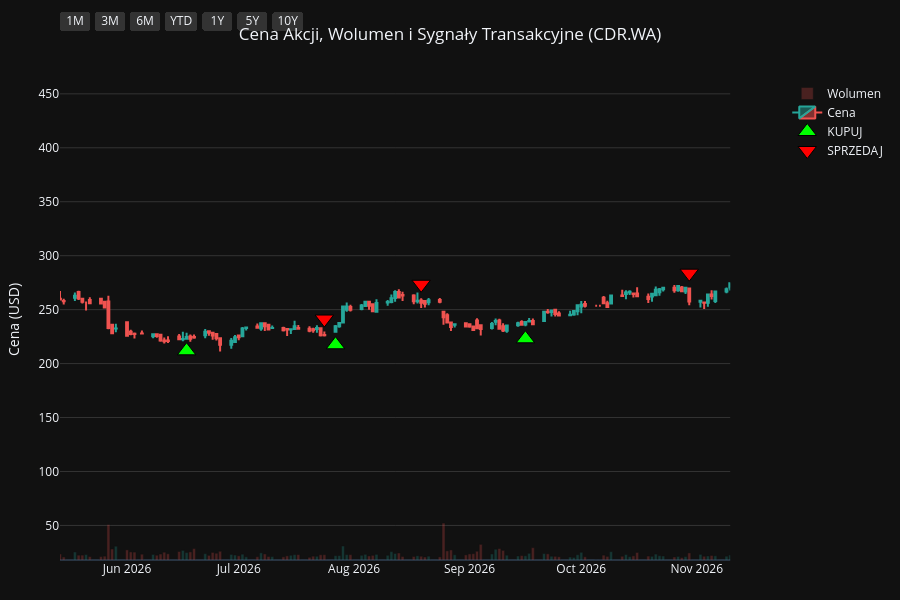
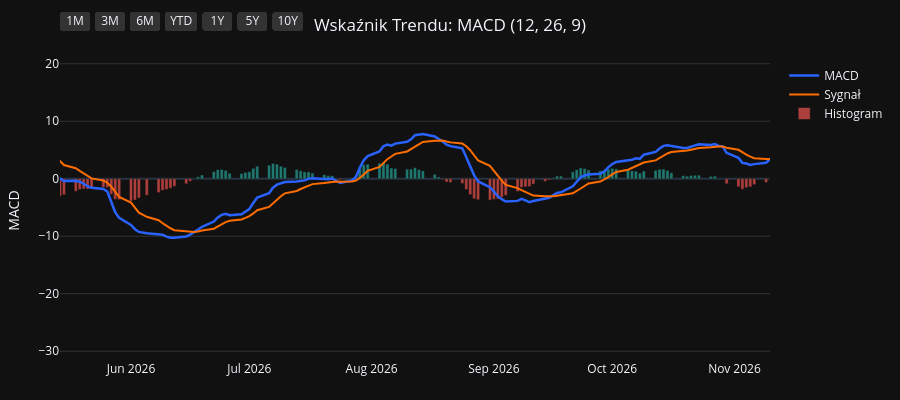
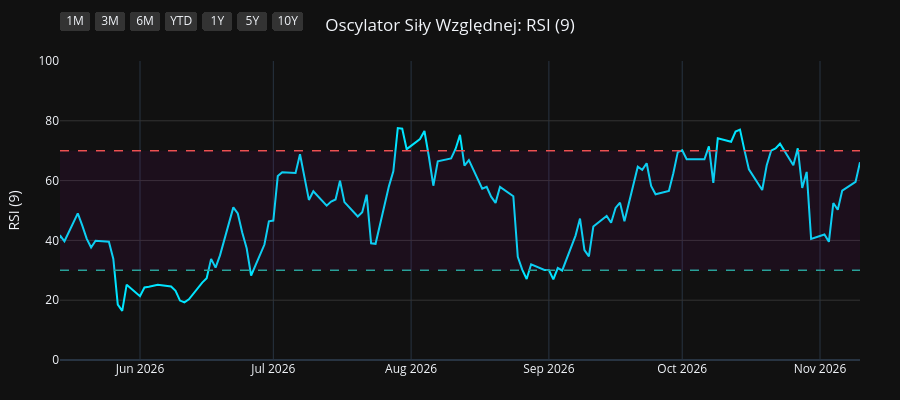
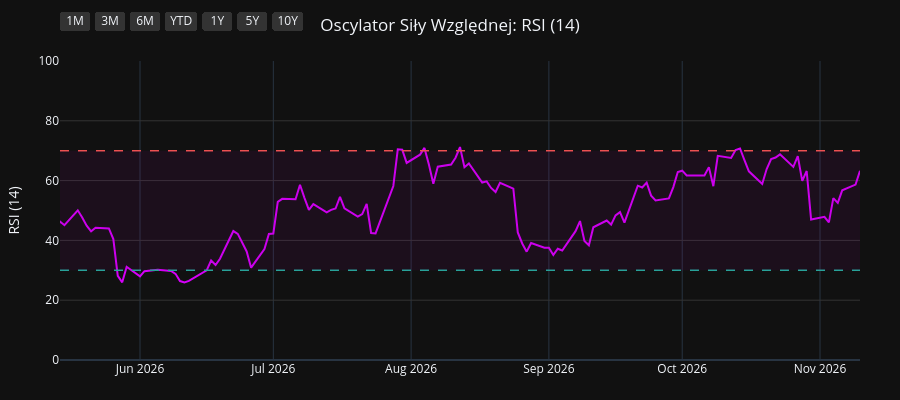

Write notebook code for charts like these, in order.
### Code cell
import os
import yfinance as yf
import pandas as pd
import pandas_ta as ta
import plotly.graph_objects as go
from plotly.subplots import make_subplots

# 1. Pobranie i przygotowanie danych
symbol = os.environ.get("STOCK_TICKER", "").strip().upper()
if not symbol:
    raise RuntimeError("Set STOCK_TICKER before running price_extractor.ipynb")
df = yf.Ticker(symbol).history(period="10y")
df.index = df.index.tz_localize(None)

# Wskaźniki i sygnały
df.ta.macd(fast=12, slow=26, signal=9, append=True)
df.ta.rsi(length=9, append=True)
df.ta.rsi(length=14, append=True)
df.ta.rsi(length=21, append=True)
df.dropna(inplace=True)

macd = df['MACD_12_26_9']
signal = df['MACDs_12_26_9']
wczorajszy_macd = macd.shift(1)
wczorajszy_signal = signal.shift(1)

df['Decyzja'] = 'BRAK'
df.loc[(macd > signal) & (wczorajszy_macd <= wczorajszy_signal), 'Decyzja'] = 'KUPUJ'
df.loc[(macd < signal) & (wczorajszy_macd >= wczorajszy_signal), 'Decyzja'] = 'SPRZEDAJ'

df_kupuj = df[df['Decyzja'] == 'KUPUJ']
df_sprzedaj = df[df['Decyzja'] == 'SPRZEDAJ']
df_dywidendy = df[df['Dividends'] > 0]
df_splity = df[df['Stock Splits'] > 0]

# Wspólna konfiguracja osi X
konfiguracja_osi_x = dict(
    type="date",
    showspikes=True, spikemode="across", spikesnap="cursor", spikedash="dot", spikecolor="#ffffff", spikethickness=1, hoverformat="%Y-%m-%d",
    rangeselector=dict(
        buttons=list([
            dict(count=1, label="1M", step="month", stepmode="backward"),
            dict(count=3, label="3M", step="month", stepmode="backward"),
            dict(count=6, label="6M", step="month", stepmode="backward"),
            dict(count=1, label="YTD", step="year", stepmode="todate"),
            dict(count=1, label="1Y", step="year", stepmode="backward"),
            dict(count=5, label="5Y", step="year", stepmode="backward"),
            dict(step="all", label="10Y")
        ]),
        bgcolor="#333333", activecolor="#2962ff", x=0, y=1.1
    )
)

# ==========================================
# WYKRES 1: CENA + WOLUMEN + SYGNAŁY
# ==========================================
fig1 = make_subplots(specs=[[{"secondary_y": True}]])

kolory_wolumenu = ['#26a69a' if row['Close'] >= row['Open'] else '#ef5350' for index, row in df.iterrows()]
fig1.add_trace(go.Bar(x=df.index, y=df['Volume'], marker_color=kolory_wolumenu, opacity=0.25, name='Wolumen'), secondary_y=True)
fig1.add_trace(go.Candlestick(x=df.index, open=df['Open'], high=df['High'], low=df['Low'], close=df['Close'], name='Cena', increasing_line_color='#26a69a', decreasing_line_color='#ef5350'), secondary_y=False)
fig1.add_trace(go.Scatter(x=df_kupuj.index, y=df_kupuj['Low'] * 0.95, customdata=df_kupuj[['Low', 'High']], mode='markers', marker=dict(symbol='triangle-up', size=16, color='#00ff00', line=dict(width=1, color='black')), name='KUPUJ', hovertemplate='KUPUJ<br>Najniższa: %{customdata[0]:.2f}<br>Najwyższa: %{customdata[1]:.2f}<extra></extra>'), secondary_y=False)
fig1.add_trace(go.Scatter(x=df_sprzedaj.index, y=df_sprzedaj['High'] * 1.05, customdata=df_sprzedaj[['Low', 'High']], mode='markers', marker=dict(symbol='triangle-down', size=16, color='#ff0000', line=dict(width=1, color='black')), name='SPRZEDAJ', hovertemplate='SPRZEDAJ<br>Najniższa: %{customdata[0]:.2f}<br>Najwyższa: %{customdata[1]:.2f}<extra></extra>'), secondary_y=False)

if not df_dywidendy.empty:
    fig1.add_trace(go.Scatter(x=df_dywidendy.index, y=df_dywidendy['Low'] * 0.90, mode='markers+text', marker=dict(symbol='circle', size=12, color='#29b6f6', line=dict(width=1, color='white')), text=df_dywidendy['Dividends'].apply(lambda x: f"{x}$"), textposition="bottom center", name='Dywidenda', showlegend=False, hovertemplate='Dywidenda: %{text}<extra></extra>', textfont=dict(color="#29b6f6")), secondary_y=False)
if not df_splity.empty:
                    fig1.add_trace(go.Scatter(x=df_splity.index, y=df_splity['High'], mode='markers+text', marker=dict(symbol='star', size=16, color='#ffee58', line=dict(width=1, color='black')), text=df_splity['Stock Splits'].apply(lambda x: f"{x:g}:1" if x >= 1 else f"1:{1 / x:g}"), textposition="top center", name='Split', hovertemplate='%{text}<extra></extra>', textfont=dict(color="#ffee58")), secondary_y=False)

fig1.update_layout(title=dict(text=f"Cena Akcji, Wolumen i Sygnały Transakcyjne ({symbol})", x=0.5, xanchor='center'), dragmode='pan', xaxis_rangeslider_visible=False, template='plotly_dark', height=600, hovermode='x unified', margin=dict(l=60, r=40, t=60, b=40))
fig1.update_xaxes(**konfiguracja_osi_x)
fig1.update_xaxes(range=[df.index.max() - pd.Timedelta(days=180), df.index.max()])
fig1.update_yaxes(title_text="Cena (USD)", secondary_y=False, gridcolor='#333333')
fig1.update_yaxes(range=[0, df['Volume'].max() * 4], showgrid=False, showticklabels=False, secondary_y=True)
fig1.show(config={'scrollZoom': True})

# ==========================================
# WYKRES 2: WSKAŹNIK MACD
# ==========================================
fig2 = go.Figure()
fig2.add_trace(go.Scatter(x=df.index, y=df['MACD_12_26_9'], line=dict(color='#2962ff', width=2.5), name='MACD'))
fig2.add_trace(go.Scatter(x=df.index, y=df['MACDs_12_26_9'], line=dict(color='#ff6d00', width=2), name='Sygnał'))
kolory_macd = ['#26a69a' if val >= 0 else '#ef5350' for val in df['MACDh_12_26_9']]
fig2.add_trace(go.Bar(x=df.index, y=df['MACDh_12_26_9'], marker_color=kolory_macd, name='Histogram', opacity=0.7))
fig2.update_layout(title=dict(text="Wskaźnik Trendu: MACD (12, 26, 9)", x=0.5, xanchor='center'), dragmode='pan', xaxis_rangeslider_visible=False, template='plotly_dark', height=400, hovermode='x unified', margin=dict(l=60, r=40, t=60, b=40))
fig2.update_xaxes(**konfiguracja_osi_x)
fig2.update_xaxes(range=[df.index.max() - pd.Timedelta(days=180), df.index.max()])
fig2.update_yaxes(title_text="MACD", gridcolor='#333333')
fig2.show(config={'scrollZoom': True})

# ==========================================
# WYKRES 3: OSCYLATOR RSI (9)
# ==========================================
fig3 = go.Figure()
fig3.add_trace(go.Scatter(x=df.index, y=df['RSI_9'], line=dict(color='#00e5ff', width=2), name='RSI (9)'))
fig3.add_hline(y=70, line_dash="dash", line_color="#ef5350", line_width=1.5)
fig3.add_hline(y=30, line_dash="dash", line_color="#26a69a", line_width=1.5)
fig3.add_hrect(y0=30, y1=70, line_width=0, fillcolor="purple", opacity=0.1)
fig3.update_layout(title=dict(text="Oscylator Siły Względnej: RSI (9)", x=0.5, xanchor='center'), dragmode='pan', xaxis_rangeslider_visible=False, template='plotly_dark', height=400, hovermode='x unified', margin=dict(l=60, r=40, t=60, b=40))
fig3.update_xaxes(**konfiguracja_osi_x)
fig3.update_xaxes(range=[df.index.max() - pd.Timedelta(days=180), df.index.max()])
fig3.update_yaxes(title_text="RSI (9)", range=[0, 100], gridcolor='#333333')
fig3.show(config={'scrollZoom': True})

# ==========================================
# WYKRES 4: OSCYLATOR RSI (14)
# ==========================================
fig4 = go.Figure()
fig4.add_trace(go.Scatter(x=df.index, y=df['RSI_14'], line=dict(color='#d500f9', width=2), name='RSI (14)'))
fig4.add_hline(y=70, line_dash="dash", line_color="#ef5350", line_width=1.5)
fig4.add_hline(y=30, line_dash="dash", line_color="#26a69a", line_width=1.5)
fig4.add_hrect(y0=30, y1=70, line_width=0, fillcolor="purple", opacity=0.1)
fig4.update_layout(title=dict(text="Oscylator Siły Względnej: RSI (14)", x=0.5, xanchor='center'), dragmode='pan', xaxis_rangeslider_visible=False, template='plotly_dark', height=400, hovermode='x unified', margin=dict(l=60, r=40, t=60, b=40))
fig4.update_xaxes(**konfiguracja_osi_x)
fig4.update_xaxes(range=[df.index.max() - pd.Timedelta(days=180), df.index.max()])
fig4.update_yaxes(title_text="RSI (14)", range=[0, 100], gridcolor='#333333')
fig4.show(config={'scrollZoom': True})

# ==========================================
# WYKRES 5: OSCYLATOR RSI (21)
# ==========================================
fig5 = go.Figure()
fig5.add_trace(go.Scatter(x=df.index, y=df['RSI_21'], line=dict(color='#64dd17', width=2), name='RSI (21)'))
fig5.add_hline(y=70, line_dash="dash", line_color="#ef5350", line_width=1.5)
fig5.add_hline(y=30, line_dash="dash", line_color="#26a69a", line_width=1.5)
fig5.add_hrect(y0=30, y1=70, line_width=0, fillcolor="purple", opacity=0.1)
fig5.update_layout(title=dict(text="Oscylator Siły Względnej: RSI (21)", x=0.5, xanchor='center'), dragmode='pan', xaxis_rangeslider_visible=False, template='plotly_dark', height=400, hovermode='x unified', margin=dict(l=60, r=40, t=60, b=40))
fig5.update_xaxes(**konfiguracja_osi_x)
fig5.update_xaxes(range=[df.index.max() - pd.Timedelta(days=180), df.index.max()])
fig5.update_yaxes(title_text="RSI (21)", range=[0, 100], gridcolor='#333333')
fig5.show(config={'scrollZoom': True})

### Figure 1 — Plotly figure (JSON) as saved in the notebook; plotly's stock layout.template omitted (floating-point values rounded to 4 significant figures; data arrays with more than 128 entries replaced by an {"elided": "..."} marker saying what was removed)
{"data": [{"marker": {"color": {"elided": "2506 str values"}}, "name": "Wolumen", "opacity": 0.25, "type": "bar", "x": {"elided": "2506 str values"}, "xaxis": "x", "y": {"elided": "2506 int values"}, "yaxis": "y2"}, {"close": {"elided": "2506 float values"}, "decreasing": {"line": {"color": "#ef5350"}}, "high": {"elided": "2506 float values"}, "increasing": {"line": {"color": "#26a69a"}}, "low": {"elided": "2506 float values"}, "name": "Cena", "open": {"elided": "2506 float values"}, "type": "candlestick", "x": {"elided": "2506 str values"}, "xaxis": "x", "yaxis": "y"}, {"customdata": {"elided": "94x2 float values"}, "hovertemplate": "KUPUJ<br>Najniższa: %{customdata[0]:.2f}<br>Najwyższa: %{customdata[1]:.2f}<extra></extra>", "marker": {"color": "#00ff00", "line": {"color": "black", "width": 1}, "size": 16, "symbol": "triangle-up"}, "mode": "markers", "name": "KUPUJ", "type": "scatter", "x": ["2017-01-20T00:00:00", "2017-02-08T00:00:00", "2017-05-02T00:00:00", "2017-05-19T00:00:00", "2017-07-21T00:00:00", "2017-09-07T00:00:00", "2017-11-07T00:00:00", "2017-12-15T00:00:00", "2018-03-09T00:00:00", "2018-03-27T00:00:00", "2018-04-05T00:00:00", "2018-05-02T00:00:00", "2018-06-04T00:00:00", "2018-06-14T00:00:00", "2018-07-05T00:00:00", "2018-09-20T00:00:00", "2018-10-31T00:00:00", "2018-11-26T00:00:00", "2019-02-28T00:00:00", "2019-03-27T00:00:00", "2019-04-30T00:00:00", "2019-05-27T00:00:00", "2019-05-30T00:00:00", "2019-06-07T00:00:00", "2019-06-28T00:00:00", "2019-08-16T00:00:00", "2019-10-15T00:00:00", "2019-10-24T00:00:00", "2019-12-19T00:00:00", "2020-02-03T00:00:00", "2020-03-23T00:00:00", "2020-05-20T00:00:00", "2020-06-23T00:00:00", "2020-07-03T00:00:00", "2020-07-24T00:00:00", "2020-08-26T00:00:00", "2020-09-29T00:00:00", "2020-11-04T00:00:00", "2021-01-14T00:00:00", "2021-03-16T00:00:00", "2021-04-26T00:00:00", "2021-06-28T00:00:00", "2021-07-12T00:00:00", "2021-08-26T00:00:00", "2021-10-06T00:00:00", "2021-11-12T00:00:00", "2021-12-17T00:00:00", "2022-02-03T00:00:00", "2022-02-09T00:00:00", "2022-03-15T00:00:00", "2022-05-13T00:00:00", "2022-06-21T00:00:00", "2022-07-22T00:00:00", "2022-08-05T00:00:00", "2022-09-09T00:00:00", "2022-11-02T00:00:00", "2022-12-14T00:00:00", "2023-01-05T00:00:00", "2023-01-18T00:00:00", "2023-03-16T00:00:00", "2023-04-13T00:00:00", "2023-07-19T00:00:00", "2023-07-27T00:00:00", "2023-09-12T00:00:00", "2023-10-23T00:00:00", "2023-12-01T00:00:00", "2023-12-06T00:00:00", "2024-01-26T00:00:00", "2024-03-12T00:00:00", "2024-03-22T00:00:00", "2024-03-27T00:00:00", "2024-04-04T00:00:00", "2024-04-11T00:00:00", "2024-04-29T00:00:00", "2024-06-24T00:00:00", "2024-07-03T00:00:00", "2024-08-12T00:00:00", "2024-10-29T00:00:00", "2024-11-21T00:00:00", "2025-01-16T00:00:00", "2025-02-05T00:00:00", "2025-03-20T00:00:00", "2025-04-14T00:00:00", "2025-06-04T00:00:00", "2025-08-11T00:00:00", "2025-09-09T00:00:00", "2025-11-26T00:00:00", "2026-01-13T00:00:00", "2026-02-26T00:00:00", "2026-03-04T00:00:00", "2026-04-02T00:00:00", "2026-06-17T00:00:00", "2026-07-27T00:00:00", "2026-09-16T00:00:00"], "xaxis": "x", "y": [49.53, 54.37, 59.66, 57.68, 77.2, 76.85, 107.6, 83.67, 94.79, 98.63, 99.88, 109.8, 134.4, 137.0, 149.4, 166.9, 138.0, 120.7, 168.9, 164.1, 187.4, 192.5, 183.5, 191.0, 192.2, 195.4, 218.1, 211.4, 238.8, 250.7, 224.3, 341.1, 359.0, 362.2, 340.2, 365.8, 380.8, 322.8, 225.4, 203.2, 148.1, 164.3, 175.4, 150.6, 173.5, 168.0, 168.1, 168.4, 164.2, 149.3, 107.3, 83.76, 86.44, 85.8, 77.39, 117.7, 127.2, 118.5, 120.5, 121.2, 101.2, 147.1, 148.5, 145.2, 96.65, 100.2, 101.3, 97.4, 108.4, 106.4, 106.0, 107.3, 108.3, 109.0, 128.7, 131.8, 154.3, 151.2, 148.7, 184.0, 202.8, 204.1, 198.9, 222.1, 241.3, 238.4, 221.5, 228.5, 234.5, 224.2, 224.9, 211.8, 217.5, 223.0], "yaxis": "y"}, {"customdata": {"elided": "94x2 float values"}, "hovertemplate": "SPRZEDAJ<br>Najniższa: %{customdata[0]:.2f}<br>Najwyższa: %{customdata[1]:.2f}<extra></extra>", "marker": {"color": "#ff0000", "line": {"color": "black", "width": 1}, "size": 16, "symbol": "triangle-down"}, "mode": "markers", "name": "SPRZEDAJ", "type": "scatter", "x": ["2017-02-01T00:00:00", "2017-02-28T00:00:00", "2017-05-18T00:00:00", "2017-06-21T00:00:00", "2017-08-03T00:00:00", "2017-10-04T00:00:00", "2017-11-13T00:00:00", "2018-02-01T00:00:00", "2018-03-26T00:00:00", "2018-03-28T00:00:00", "2018-04-20T00:00:00", "2018-05-25T00:00:00", "2018-06-08T00:00:00", "2018-06-26T00:00:00", "2018-07-31T00:00:00", "2018-10-08T00:00:00", "2018-11-15T00:00:00", "2019-02-06T00:00:00", "2019-03-07T00:00:00", "2019-04-17T00:00:00", "2019-05-03T00:00:00", "2019-05-29T00:00:00", "2019-05-31T00:00:00", "2019-06-13T00:00:00", "2019-08-05T00:00:00", "2019-09-12T00:00:00", "2019-10-17T00:00:00", "2019-11-25T00:00:00", "2020-01-15T00:00:00", "2020-02-25T00:00:00", "2020-05-04T00:00:00", "2020-06-01T00:00:00", "2020-06-30T00:00:00", "2020-07-06T00:00:00", "2020-08-17T00:00:00", "2020-09-04T00:00:00", "2020-10-01T00:00:00", "2020-12-10T00:00:00", "2021-02-10T00:00:00", "2021-04-01T00:00:00", "2021-06-25T00:00:00", "2021-07-09T00:00:00", "2021-07-19T00:00:00", "2021-09-27T00:00:00", "2021-10-18T00:00:00", "2021-12-02T00:00:00", "2022-01-11T00:00:00", "2022-02-04T00:00:00", "2022-02-21T00:00:00", "2022-04-08T00:00:00", "2022-06-09T00:00:00", "2022-07-21T00:00:00", "2022-07-25T00:00:00", "2022-08-22T00:00:00", "2022-10-25T00:00:00", "2022-11-21T00:00:00", "2022-12-15T00:00:00", "2023-01-17T00:00:00", "2023-02-13T00:00:00", "2023-03-21T00:00:00", "2023-06-26T00:00:00", "2023-07-25T00:00:00", "2023-08-01T00:00:00", "2023-09-19T00:00:00", "2023-11-29T00:00:00", "2023-12-04T00:00:00", "2024-01-02T00:00:00", "2024-02-29T00:00:00", "2024-03-20T00:00:00", "2024-03-26T00:00:00", "2024-04-03T00:00:00", "2024-04-10T00:00:00", "2024-04-16T00:00:00", "2024-05-27T00:00:00", "2024-07-02T00:00:00", "2024-07-25T00:00:00", "2024-09-02T00:00:00", "2024-11-18T00:00:00", "2024-12-20T00:00:00", "2025-01-28T00:00:00", "2025-02-20T00:00:00", "2025-03-27T00:00:00", "2025-05-14T00:00:00", "2025-07-02T00:00:00", "2025-09-01T00:00:00", "2025-10-13T00:00:00", "2025-12-17T00:00:00", "2026-02-02T00:00:00", "2026-03-03T00:00:00", "2026-03-18T00:00:00", "2026-04-30T00:00:00", "2026-07-24T00:00:00", "2026-08-19T00:00:00", "2026-10-30T00:00:00"], "xaxis": "x", "y": [57.85, 70.98, 64.87, 83.12, 85.32, 113.7, 122.3, 115.8, 110.0, 110.5, 119.6, 143.9, 151.9, 165.0, 211.5, 177.7, 146.8, 188.4, 186.5, 204.7, 209.9, 212.2, 211.4, 214.0, 224.1, 252.5, 240.2, 265.6, 287.1, 319.0, 361.9, 404.2, 401.8, 407.0, 411.5, 432.2, 413.4, 397.7, 273.2, 196.1, 187.8, 193.7, 197.9, 189.9, 195.3, 187.4, 197.0, 191.1, 180.8, 179.5, 105.6, 98.22, 99.97, 91.65, 124.8, 150.4, 145.3, 135.2, 144.7, 131.6, 159.5, 165.1, 168.8, 161.2, 120.1, 115.3, 120.3, 116.4, 117.9, 119.7, 121.0, 123.3, 119.8, 146.9, 146.9, 166.3, 191.7, 166.6, 197.4, 216.9, 241.0, 223.7, 251.6, 289.5, 270.5, 272.2, 259.9, 277.0, 256.0, 260.2, 293.4, 241.3, 273.5, 283.8], "yaxis": "y"}, {"hovertemplate": "Dywidenda: %{text}<extra></extra>", "marker": {"color": "#29b6f6", "line": {"color": "white", "width": 1}, "size": 12, "symbol": "circle"}, "mode": "markers+text", "name": "Dywidenda", "showlegend": false, "text": ["1.05$", "1.05$", "5.0$", "1.0$", "1.0$", "1.0$", "1.0$"], "textfont": {"color": "#29b6f6"}, "textposition": "bottom center", "type": "scatter", "x": ["2017-05-29T00:00:00", "2019-05-30T00:00:00", "2021-05-31T00:00:00", "2022-07-04T00:00:00", "2023-06-12T00:00:00", "2024-06-20T00:00:00", "2025-06-27T00:00:00"], "xaxis": "x", "y": [61.06, 173.9, 147.1, 83.13, 118.4, 121.4, 244.0], "yaxis": "y"}], "layout": {"dragmode": "pan", "height": 600, "hovermode": "x unified", "margin": {"b": 40, "l": 60, "r": 40, "t": 60}, "title": {"text": "Cena Akcji, Wolumen i Sygnały Transakcyjne (CDR.WA)", "x": 0.5, "xanchor": "center"}, "xaxis": {"anchor": "y", "domain": [0.0, 0.94], "hoverformat": "%Y-%m-%d", "range": ["2026-05-14T00:00:00", "2026-11-10T00:00:00"], "rangeselector": {"activecolor": "#2962ff", "bgcolor": "#333333", "buttons": [{"count": 1, "label": "1M", "step": "month", "stepmode": "backward"}, {"count": 3, "label": "3M", "step": "month", "stepmode": "backward"}, {"count": 6, "label": "6M", "step": "month", "stepmode": "backward"}, {"count": 1, "label": "YTD", "step": "year", "stepmode": "todate"}, {"count": 1, "label": "1Y", "step": "year", "stepmode": "backward"}, {"count": 5, "label": "5Y", "step": "year", "stepmode": "backward"}, {"label": "10Y", "step": "all"}], "x": 0, "y": 1.1}, "rangeslider": {"visible": false}, "showspikes": true, "spikecolor": "#ffffff", "spikedash": "dot", "spikemode": "across", "spikesnap": "cursor", "spikethickness": 1, "type": "date"}, "yaxis": {"anchor": "x", "domain": [0.0, 1.0], "gridcolor": "#333333", "title": {"text": "Cena (USD)"}}, "yaxis2": {"anchor": "x", "overlaying": "y", "range": [0, 27430156], "showgrid": false, "showticklabels": false, "side": "right"}}}

### Figure 2 — Plotly figure (JSON) as saved in the notebook; plotly's stock layout.template omitted (floating-point values rounded to 4 significant figures; data arrays with more than 128 entries replaced by an {"elided": "..."} marker saying what was removed)
{"data": [{"line": {"color": "#2962ff", "width": 2.5}, "name": "MACD", "type": "scatter", "x": {"elided": "2506 str values"}, "y": {"elided": "2506 float values"}}, {"line": {"color": "#ff6d00", "width": 2}, "name": "Sygnał", "type": "scatter", "x": {"elided": "2506 str values"}, "y": {"elided": "2506 float values"}}, {"marker": {"color": {"elided": "2506 str values"}}, "name": "Histogram", "opacity": 0.7, "type": "bar", "x": {"elided": "2506 str values"}, "y": {"elided": "2506 float values"}}], "layout": {"dragmode": "pan", "height": 400, "hovermode": "x unified", "margin": {"b": 40, "l": 60, "r": 40, "t": 60}, "title": {"text": "Wskaźnik Trendu: MACD (12, 26, 9)", "x": 0.5, "xanchor": "center"}, "xaxis": {"hoverformat": "%Y-%m-%d", "range": ["2026-05-14T00:00:00", "2026-11-10T00:00:00"], "rangeselector": {"activecolor": "#2962ff", "bgcolor": "#333333", "buttons": [{"count": 1, "label": "1M", "step": "month", "stepmode": "backward"}, {"count": 3, "label": "3M", "step": "month", "stepmode": "backward"}, {"count": 6, "label": "6M", "step": "month", "stepmode": "backward"}, {"count": 1, "label": "YTD", "step": "year", "stepmode": "todate"}, {"count": 1, "label": "1Y", "step": "year", "stepmode": "backward"}, {"count": 5, "label": "5Y", "step": "year", "stepmode": "backward"}, {"label": "10Y", "step": "all"}], "x": 0, "y": 1.1}, "rangeslider": {"visible": false}, "showspikes": true, "spikecolor": "#ffffff", "spikedash": "dot", "spikemode": "across", "spikesnap": "cursor", "spikethickness": 1, "type": "date"}, "yaxis": {"gridcolor": "#333333", "title": {"text": "MACD"}}}}

### Figure 3 — Plotly figure (JSON) as saved in the notebook; plotly's stock layout.template omitted (floating-point values rounded to 4 significant figures; data arrays with more than 128 entries replaced by an {"elided": "..."} marker saying what was removed)
{"data": [{"line": {"color": "#00e5ff", "width": 2}, "name": "RSI (9)", "type": "scatter", "x": {"elided": "2506 str values"}, "y": {"elided": "2506 float values"}}], "layout": {"dragmode": "pan", "height": 400, "hovermode": "x unified", "margin": {"b": 40, "l": 60, "r": 40, "t": 60}, "shapes": [{"line": {"color": "#ef5350", "dash": "dash", "width": 1.5}, "type": "line", "x0": 0, "x1": 1, "xref": "x domain", "y0": 70, "y1": 70, "yref": "y"}, {"line": {"color": "#26a69a", "dash": "dash", "width": 1.5}, "type": "line", "x0": 0, "x1": 1, "xref": "x domain", "y0": 30, "y1": 30, "yref": "y"}, {"fillcolor": "purple", "line": {"width": 0}, "opacity": 0.1, "type": "rect", "x0": 0, "x1": 1, "xref": "x domain", "y0": 30, "y1": 70, "yref": "y"}], "title": {"text": "Oscylator Siły Względnej: RSI (9)", "x": 0.5, "xanchor": "center"}, "xaxis": {"hoverformat": "%Y-%m-%d", "range": ["2026-05-14T00:00:00", "2026-11-10T00:00:00"], "rangeselector": {"activecolor": "#2962ff", "bgcolor": "#333333", "buttons": [{"count": 1, "label": "1M", "step": "month", "stepmode": "backward"}, {"count": 3, "label": "3M", "step": "month", "stepmode": "backward"}, {"count": 6, "label": "6M", "step": "month", "stepmode": "backward"}, {"count": 1, "label": "YTD", "step": "year", "stepmode": "todate"}, {"count": 1, "label": "1Y", "step": "year", "stepmode": "backward"}, {"count": 5, "label": "5Y", "step": "year", "stepmode": "backward"}, {"label": "10Y", "step": "all"}], "x": 0, "y": 1.1}, "rangeslider": {"visible": false}, "showspikes": true, "spikecolor": "#ffffff", "spikedash": "dot", "spikemode": "across", "spikesnap": "cursor", "spikethickness": 1, "type": "date"}, "yaxis": {"gridcolor": "#333333", "range": [0, 100], "title": {"text": "RSI (9)"}}}}

### Figure 4 — Plotly figure (JSON) as saved in the notebook; plotly's stock layout.template omitted (floating-point values rounded to 4 significant figures; data arrays with more than 128 entries replaced by an {"elided": "..."} marker saying what was removed)
{"data": [{"line": {"color": "#d500f9", "width": 2}, "name": "RSI (14)", "type": "scatter", "x": {"elided": "2506 str values"}, "y": {"elided": "2506 float values"}}], "layout": {"dragmode": "pan", "height": 400, "hovermode": "x unified", "margin": {"b": 40, "l": 60, "r": 40, "t": 60}, "shapes": [{"line": {"color": "#ef5350", "dash": "dash", "width": 1.5}, "type": "line", "x0": 0, "x1": 1, "xref": "x domain", "y0": 70, "y1": 70, "yref": "y"}, {"line": {"color": "#26a69a", "dash": "dash", "width": 1.5}, "type": "line", "x0": 0, "x1": 1, "xref": "x domain", "y0": 30, "y1": 30, "yref": "y"}, {"fillcolor": "purple", "line": {"width": 0}, "opacity": 0.1, "type": "rect", "x0": 0, "x1": 1, "xref": "x domain", "y0": 30, "y1": 70, "yref": "y"}], "title": {"text": "Oscylator Siły Względnej: RSI (14)", "x": 0.5, "xanchor": "center"}, "xaxis": {"hoverformat": "%Y-%m-%d", "range": ["2026-05-14T00:00:00", "2026-11-10T00:00:00"], "rangeselector": {"activecolor": "#2962ff", "bgcolor": "#333333", "buttons": [{"count": 1, "label": "1M", "step": "month", "stepmode": "backward"}, {"count": 3, "label": "3M", "step": "month", "stepmode": "backward"}, {"count": 6, "label": "6M", "step": "month", "stepmode": "backward"}, {"count": 1, "label": "YTD", "step": "year", "stepmode": "todate"}, {"count": 1, "label": "1Y", "step": "year", "stepmode": "backward"}, {"count": 5, "label": "5Y", "step": "year", "stepmode": "backward"}, {"label": "10Y", "step": "all"}], "x": 0, "y": 1.1}, "rangeslider": {"visible": false}, "showspikes": true, "spikecolor": "#ffffff", "spikedash": "dot", "spikemode": "across", "spikesnap": "cursor", "spikethickness": 1, "type": "date"}, "yaxis": {"gridcolor": "#333333", "range": [0, 100], "title": {"text": "RSI (14)"}}}}
